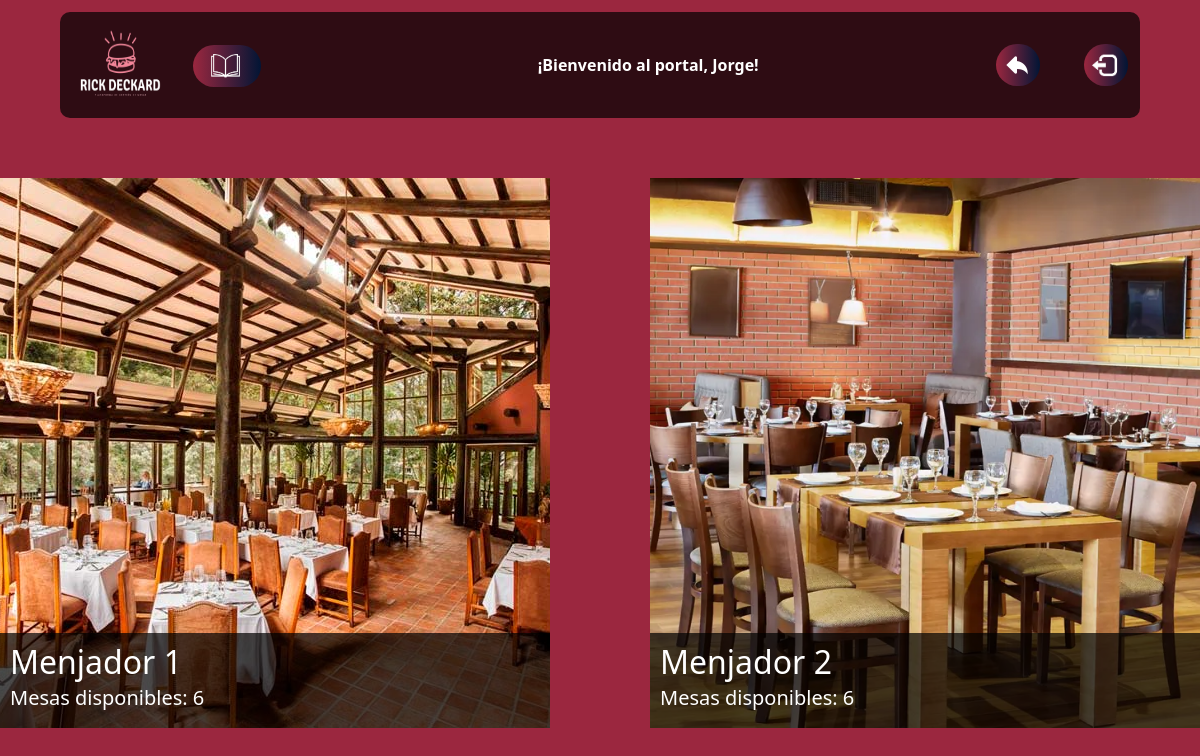
/mostrar.php?id=Menjador (signed in), run on the app's committed database.
### tables this page shows
CREATE TABLE salas (
    id_sala INT PRIMARY KEY AUTO_INCREMENT,
    nombre_sala VARCHAR(255),
    tipo_sala VARCHAR(50),          
    capacidad INT                   
);

### mostrar.php (the view, shortened to what this page needs)
<!DOCTYPE html>
<html lang="en">
<head>
    <?php
    if ($_GET['id'] == "Menjador" || $_GET['id'] == "Privada" || $_GET['id'] == "Terraza") {
        $style = $_GET['id'];
    } else {
        header("Location: ./home.php");
    }
    echo '<link rel="stylesheet" href="./css/' . $style . '.css">';
    ?>
    <link href="https://cdn.jsdelivr.net/npm/bootstrap@5.0.2/dist/css/bootstrap.min.css" rel="stylesheet">
</head>
<body>
    <nav class="navbar navbar-light bg-lights position-top">
        <div class="container">
            <div>
                <a class="navbar-brand " href="./home.php">
                    <img src="./img/LOGORICK _Blanco.png" alt="" width="100" height="90">
                    <a href="./registro.php"><button class="atrasboton"><img class="atrasimg" src="./img/libro.png" alt=""></button></a>
                </a>
            </div>
            <div class="saludo">
                <b style="color:white">¡Bienvenido al portal, <?php echo $_SESSION['user'];?>!</b>
            </div>
            <div>
                <a href="./home.php"><button class="atrasboton"><img class="atrasimg" src="./img/atras.png" alt=""></button></a>
                <a href="./inc/salir.php"><button class="logoutboton"><img class="logoutimg" src="./img/LOGOUT.png" alt=""></button></a>
            </div>
        </div>
    </nav>
    <?php
    if (!isset($_SESSION['id'])) {
        header("Location: ./index.php");
        exit;
    } else if (isset($_GET['logout'])) {
        session_destroy();
        header("Location: ./index.php");
        exit;
    } else {
        include './inc/conexion.php';
        $id = trim(htmlspecialchars($_GET['id']));
        if ($id == "Privada") {
            $sql = 'SELECT distinct s.id_sala, m.id_mesa, m.numero_mesa, s.nombre_sala, s.capacidad, s.tipo_sala, m.estado FROM salas s INNER JOIN mesas m ON s.id_sala = m.id_sala  WHERE s.tipo_sala = "Privada";';
            $stmt = $pdo->prepare($sql);
        } else {
            $sql = "SELECT s.*,
                    (SELECT COUNT(numero_mesa) FROM mesas WHERE mesas.id_sala = s.id_sala AND mesas.estado = 'libre') AS contador
                    FROM salas s
                    WHERE s.tipo_sala = :id;";
            $stmt = $pdo->prepare($sql);
            $stmt->bindParam(':id', $id, PDO::PARAM_STR);
        }
        $stmt->execute();
        $res = $stmt->fetchAll(PDO::FETCH_ASSOC);
        echo '<div class="image-grid">';
        foreach ($res as $sala) {
            if (!($id == "Privada")) {
                echo '<a href="./mesas.php?id=' . $sala['id_sala'] . '">
                <div class="image-item"><img src="./img/' . $sala['nombre_sala'] . '.jpg" alt="Imagen ' . $sala['id_sala'] . '">
                <div class="image-text"><h2>' . $sala['nombre_sala'] . '</h2><h5>Mesas disponibles: ' . $sala['contador'] . '</h5>';
            }
            echo '</div>';
            echo '</div></a>';
        }
    }
    ?>
</body>
</html>

### css/Menjador.css (style rules this page uses)
* { box-sizing: border-box; margin: 0; padding: 0; }
.navbar { margin-top: 1%; margin-right: 5%; margin-left: 5%; border-radius: 10px; }
.saludo { color: white; }
.logoutboton { color: white; background: linear-gradient(to right, #9B273F, #011535); border: none; border-radius: 4vh; cursor: pointer; transition: all 0.3s ease 0s; }
.logoutimg { height: 4vh; margin: 0.6vh; margin-right: 0.9vh; transition: all 0.3s ease 0s; }
.bg-lights { background-color: rgba(0, 0, 0, 0.7) !important; }
body { font-family: Arial, sans-serif; line-height: 1.6; background-color: #9B273F !important; background-position: center; background-repeat: no-repeat; background-size: cover; }
.image-grid { display: grid; grid-template-columns: repeat(2, 1fr); gap: 100px; margin: 0 auto; height: 85vh; padding-top: 5%; width: 150vh; }
.image-item { position: relative; width: 100%; padding-bottom: 100%; overflow: hidden; transition: transform 0.3s ease-in-out; }
.image-item img { position: absolute; top: 0; left: 0; width: 100%; height: 100%; object-fit: cover; }
.image-text { position: absolute; bottom: 0; left: 0; width: 100%; background-color: rgba(0, 0, 0, 0.7); color: white; padding: 10px; box-sizing: border-box; }
.atrasboton { color: white; background: linear-gradient(to right, #9B273F, #011535); border: none; border-radius: 4vh; cursor: pointer; transition: all 0.3s ease 0s; margin-right: 5vh; }
.atrasimg { height: 4vh; margin: 0.6vh; margin-right: 0.9vh; transition: all 0.3s ease 0s; }
.image-text h2 { margin-bottom: 5px; }

### data on the page
salas: nombre_sala (picture), nombre_sala "Menjador 1", contador "6"
salas: nombre_sala (picture), nombre_sala "Menjador 2", contador "6"

### other printed values
$_SESSION['user'] "Jorge"
